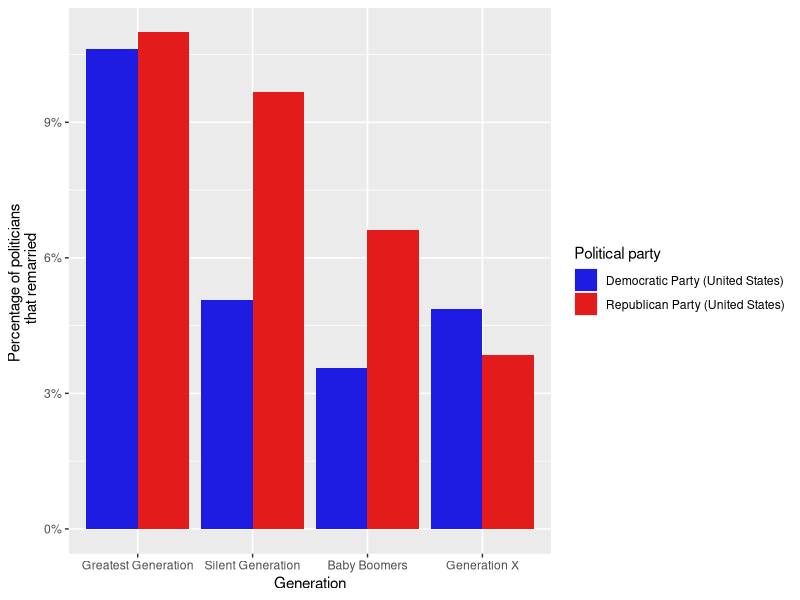
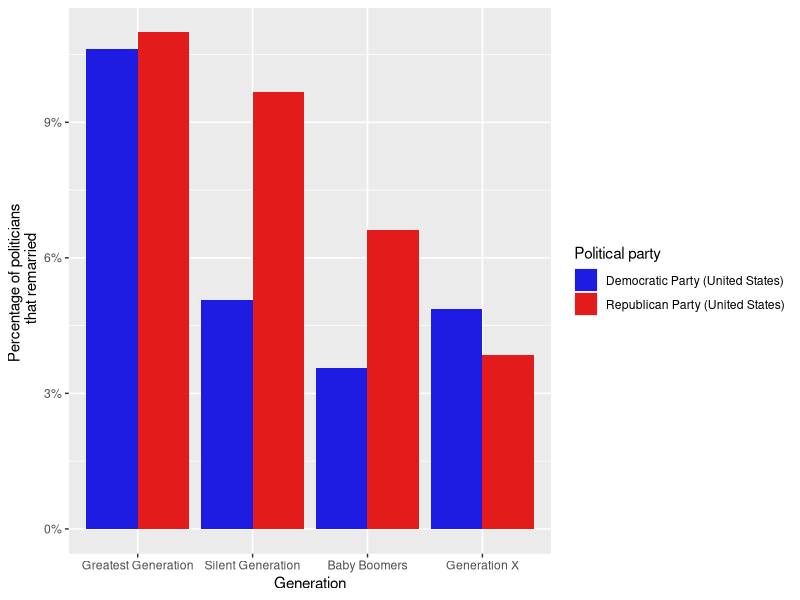

Recreate these plots in R, in order.
 library(tidyverse)

#rewrite to get proportion of people with more than one spouse
  

data <- read_csv("new_cleaner_beautiful_data.csv") |>
  mutate(generation=fct_relevel(generation, c("greatest_generation", "silent_generation", "baby_boomers", "generation_x", "generation_y")))|>
  mutate(dummy_spouse = case_when(
    n_spouses == 1 ~ 0,
    n_spouses > 1 ~ 1,
    TRUE ~ NA
  )) |> 
  mutate(dummy_child = case_when(
    n_children == 0 ~ 0,
    n_children > 0 ~ 1,
    TRUE ~ NA
  ))|>
  filter(generation=="greatest_generation"|generation=="silent_generation"|generation=="baby_boomers"|generation=="generation_x")



ggplot(data, aes(x=generation, y=dummy_spouse, fill=party)) +
  geom_bar(stat="summary", fun=mean, position="dodge")+
  scale_fill_manual(values=c("Democratic Party (United States)"="#1E1BE3", "Republican Party (United States)"="#E31B1B"))+
  labs(x="Generation",
      y="Percentage of politicians \n that remarried",
      fill="Political party")+
  scale_x_discrete(labels=c("Greatest Generation","Silent Generation", "Baby Boomers", "Generation X", "Generation Y"))+
  scale_y_continuous(labels=scales::label_percent())
  
ggsave("Percentage of politicians that remarried vs Generation per political party.pdf", width=30, height=10, units="cm")